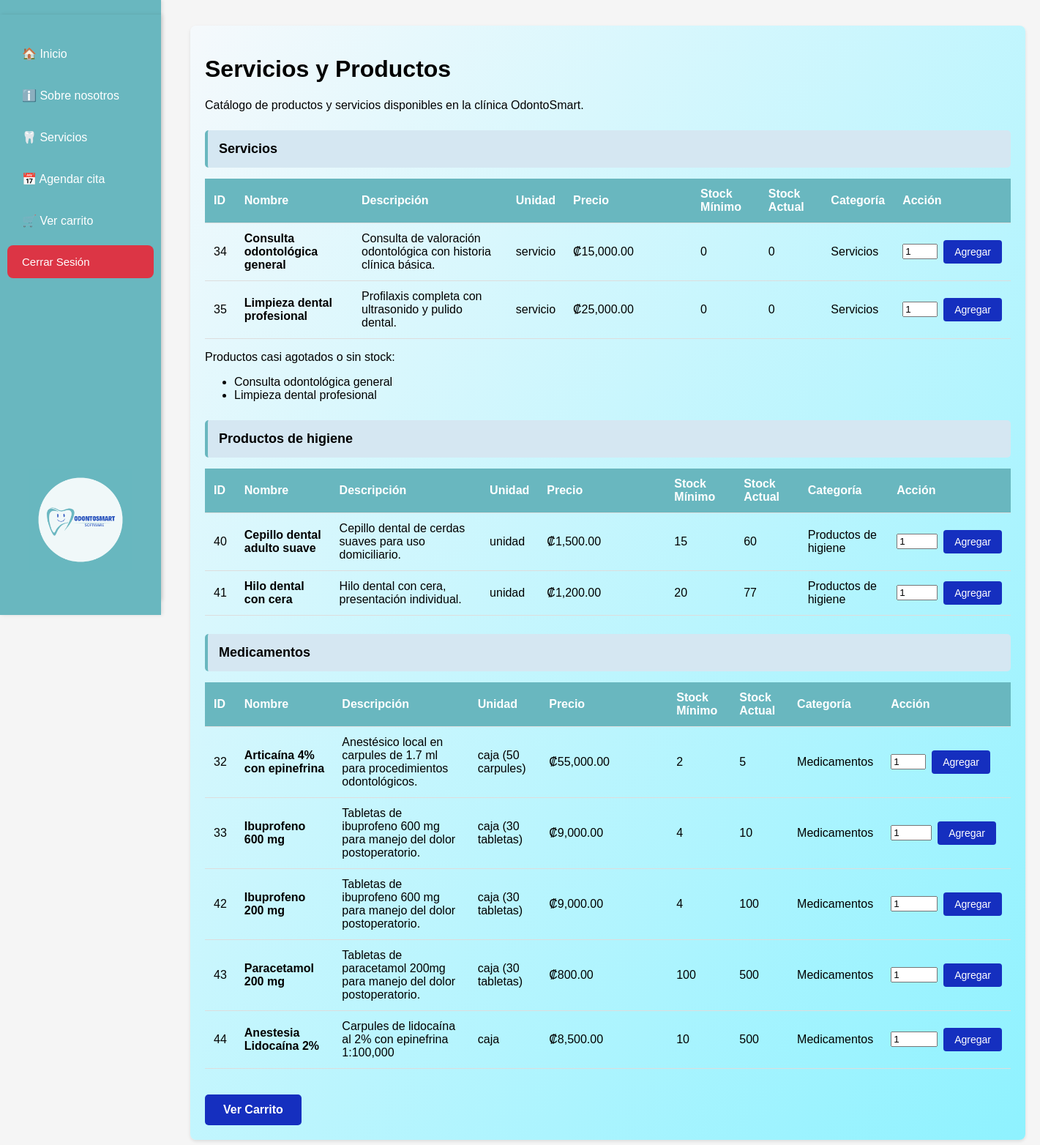
The page /modulos/ventas/servicios.php (signed in) on the database as committed earlier.
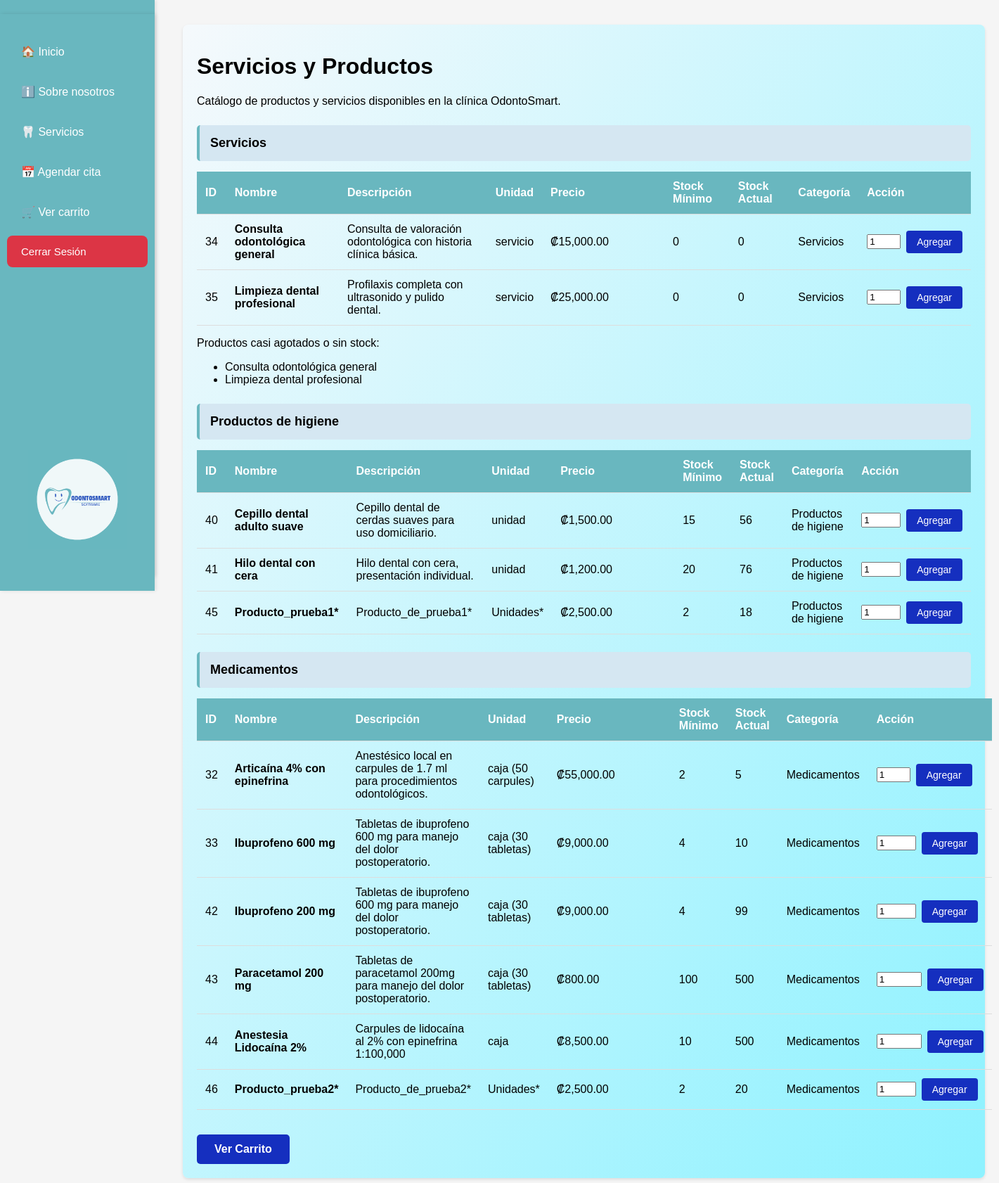
The same page on the database as committed later.
### tables this page shows
CREATE TABLE `productos` (
  `id_producto` int NOT NULL,
  `nombre` varchar(150) NOT NULL,
  `descripcion` text,
  `unidad` varchar(100) DEFAULT NULL,
  `id_categoria` int DEFAULT NULL,
  `precio` decimal(10,2) NOT NULL,
  `costo_unidad` decimal(10,2) DEFAULT NULL,
  `stock_total` int NOT NULL,
  `stock_minimo` int DEFAULT '0',
  `fecha_creacion` datetime DEFAULT CURRENT_TIMESTAMP,
  `actualizado_en` timestamp NULL DEFAULT CURRENT_TIMESTAMP ON UPDATE CURRENT_TIMESTAMP,
  `fecha_caducidad` date DEFAULT NULL,
  `estado` enum('activo','inactivo') DEFAULT 'activo',
  `descuento` decimal(5,2) DEFAULT '0.00'
);

CREATE TABLE `categoria_productos` (
  `id_categoria` int NOT NULL,
  `nombre` varchar(100) NOT NULL,
  `descripcion` text
);

### modulos/ventas/servicios.php (the view, shortened to what this page needs)
<?php
include '../../config/conexion.php';
function mostrarCategoria($conn, $categoriaNombre)
{
    echo "<div class='categoria-titulo'>{$categoriaNombre}</div>";
    $sql = "
        SELECT
            p.id_producto,
            p.nombre,
            p.descripcion,
            p.unidad,
            p.id_categoria,
            p.precio,
            p.stock_total,
            p.stock_minimo,
            p.fecha_creacion,
            p.actualizado_en,
            p.estado,
            c.nombre AS categoria
        FROM productos p
        JOIN categoria_productos c
            ON p.id_categoria = c.id_categoria
        WHERE c.nombre = ?
    ";
    $stmt = $conn->prepare($sql);
    $stmt->bind_param("s", $categoriaNombre);
    $stmt->execute();
    $result = $stmt->get_result();
    $productosAgotados = [];
    echo "
    <table>
        <thead>
            <tr>
                <th>ID</th>
                <th>Nombre</th>
                <th>Descripción</th>
                <th>Unidad</th>
                <th>Precio</th>
                <th>Stock Mínimo</th>
                <th>Stock Actual</th>
                <th>Categoría</th>
                <th>Acción</th>
            </tr>
        </thead>
        <tbody>
    ";
    while ($row = $result->fetch_assoc()) {
        if ($row['stock_total'] <= $row['stock_minimo']) {
            $productosAgotados[] = $row['nombre'];
        }
        $tiene_promocion = !empty($row['id_promocion']);
        $precio_mostrar  = $tiene_promocion
            ? $row['precio_con_descuento']
            : $row['precio'];
        echo "
        <tr>
            <td>{$row['id_producto']}</td>
            <td>
                <strong>{$row['nombre']}</strong>";
        echo "
            </td>
            <td>{$row['descripcion']}</td>
            <td>{$row['unidad']}</td>
            <td class='precio-cell'>";
        if ($tiene_promocion) {
            echo "
                <span class='precio-original'>₡" . number_format($row['precio'], 2) . "</span><br>
                <span class='precio-promo'>₡" . number_format($precio_mostrar, 2) . "</span>
            ";
            if ($row['tipo_descuento'] === 'porcentaje') {
                echo " <span class='descuento-badge'>-{$row['valor_descuento']}%</span>";
            } else {
                echo " <span class='descuento-badge'>-₡" .
                     number_format($row['valor_descuento'], 0) .
                     "</span>";
            }
        } else {
            echo "₡" . number_format($row['precio'], 2);
        }
        echo "
            </td>
            <td>{$row['stock_minimo']}</td>
            <td>{$row['stock_total']}</td>
            <td>{$row['categoria']}</td>
            <td>
                <form action='agregar_carrito.php'
                      method='POST'
                      style='display:flex; gap:8px; align-items:center;'>
                    <input type='hidden'
                           name='id_producto'
                           value='{$row['id_producto']}'>
                    <input type='number'
                           name='cantidad'
                           value='1'
                           min='1'
                           max='{$row['stock_total']}'
                           required>
                    <button type='submit' class='agregar-btn'>
                        Agregar
                    </button>
                </form>
            </td>
        </tr>
        ";
    }
    echo "</tbody></table>";
    if (!empty($productosAgotados)) {
        echo "<p class='stock-alert'>Productos casi agotados o sin stock:</p><ul>";
        foreach ($productosAgotados as $p) {
            echo "<li>{$p}</li>";
        }
        echo "</ul>";
    }
}
?>
<!DOCTYPE html>
<html lang="es">
<head>
    <link rel="stylesheet" href="../../assets/css/servicios.css">
</head>
<body>
<div class="navbar">
    <?php include '../../views/navbar.php'; ?>
    <img src="../../assets/img/odonto1.png" class="logo-navbar" alt="OdontoSmart">
</div>
<div class="content">
    <div class="seccion">
        <h1>Servicios y Productos</h1>
        <p>
            Catálogo de productos y servicios disponibles en la clínica OdontoSmart.
        </p>
        <?php
        try {
            mostrarCategoria($conn, 'Servicios');
            mostrarCategoria($conn, 'Productos de higiene');
            mostrarCategoria($conn, 'Medicamentos');
        } catch (Throwable $e) {
            try {
                if ($conn && method_exists($conn, 'in_transaction') && $conn->in_transaction()) {
                    $conn->rollback();
                }
            } catch (Throwable $ignore) {}
            try {
                $conn->close();
                include '../../config/conexion.php';
                $id_usuario = $_SESSION['user']['id_usuario'] ?? null;
                $accion = 'SERVICE_ERROR';
                $modulo = 'servicios';
                $ip = $_SERVER['REMOTE_ADDR'] ?? 'UNKNOWN';
                $ua = $_SERVER['HTTP_USER_AGENT'] ?? 'UNKNOWN';
                $detalle = $e->getMessage();
                $log = $conn->prepare(
                    "CALL SP_USUARIO_BITACORA(?, ?, ?, ?, ?, ?)"
                );
                if ($log) {
                    $log->bind_param(
                        "isssss",
                        $id_usuario,
                        $accion,
                        $modulo,
                        $ip,
                        $ua,
                        $detalle
                    );
                    $log->execute();
                    $log->close();
                }
                $conn->close();
            } catch (Throwable $logError) {
                error_log($logError->getMessage());
            }
            echo "<p class='error-msg'>Error al cargar los servicios.</p>";
        }
        ?>
        <a href="carrito.php">
            <button class='btn-ver-carrito'>Ver Carrito</button>
        </a>
    </div>
</div>
</body>
</html>

### views/navbar.php (shortened to what this page needs)
<?php
$rol      = $_SESSION['user']['role']     ?? null;
$permisos = $_SESSION['user']['permisos'] ?? [];
$permisosPorRol = [
    'Cliente' => [
        'ver_info_clinica',
        'ver_servicios',
        'agendar_cita',
        'ir_a_pagar',
    ],
    'Administrador' => [
        'ver_info_clinica',
        'ver_servicios',
        'ir_a_pagar',
        'ver_inventario',
        'control_inventario',
        'gestion_usuarios',
        'ver_historial_ventas',
        'gestion_citas',
    ],
    'Médico' => [
        'ver_info_clinica',
        'ver_inventario',
        'gestion_citas',
    ],
    'Recepcionista' => [
        'ver_info_clinica',
        'ver_inventario',
        'gestion_citas',
    ],
];
if (isset($permisosPorRol[$rol])) {
    $permisos = $permisosPorRol[$rol];
}
function tienePermiso(string $permiso, array $permisos): bool {
    return in_array($permiso, $permisos);
}
?>
<div class="navbar">
    <?php
    echo '<a href="/odontosmart/public/home.php"> 🏠 Inicio</a>';
    if (tienePermiso('ver_info_clinica', $permisos)) {
        echo '<a href="/odontosmart/public/info_clinica.php"> ℹ️ Sobre nosotros</a>';
    }
    if (tienePermiso('ver_servicios', $permisos)) {
        echo '<a href="/odontosmart/modulos/ventas/servicios.php"> 🦷 Servicios</a>';
    }
    if (tienePermiso('agendar_cita', $permisos)) {
        echo '<a href="/odontosmart/modulos/citas/agendar_cita.php"> 📅 Agendar cita</a>';
    }
    if (tienePermiso('ir_a_pagar', $permisos)) {
        echo '<a href="/odontosmart/modulos/ventas/carrito.php">🛒 Ver carrito</a>';
    }
    ?>
<a href="/odontosmart/auth/cerrar_sesion.php" class="btn-logout">Cerrar Sesión</a>
</div>

### assets/css/servicios.css (style rules this page uses)
body { font-family: Arial, sans-serif; margin: 0; padding: 0; background: #f5f5f5; }
.navbar { width: 220px; background-color: #69B7BF; height: 100vh; padding-top: 20px; position: fixed; box-shadow: 2px 0 5px rgba(0,0,0,0.1); transition: width 0.3s ease; }
.navbar a { display: block; color: #fff; padding: 14px 20px; text-decoration: none; margin: 10px; border-radius: 8px; transition: background 0.3s, transform 0.2s; }
.content { margin-left: 240px; padding: 20px; }
.seccion { background: linear-gradient(to bottom right, #f5f9fc, #8ef2ffff); padding: 20px; margin: 15px 0; border-radius: 8px; box-shadow: 0 2px 4px rgba(0,0,0,0.1); }
table { width: 100%; border-collapse: collapse; margin: 15px 0; }
th, td { padding: 12px; text-align: left; border-bottom: 1px solid #ddd; }
th { background: #69B7BF; color: white; }
.categoria-titulo { background: #D5E7F2; padding: 15px; margin: 25px 0 10px 0; border-radius: 5px; font-size: 18px; font-weight: bold; border-left: 4px solid #69B7BF; }
.logo-navbar { position: absolute; bottom: 40px; left: 50%; transform: translateX(-50%); width: 140px; opacity: 0.9; transition: transform 0.3s; }
.agregar-btn { background-color: #152fbf; color: white; border: none; padding: 8px 15px; border-radius: 4px; cursor: pointer; font-size: 14px; transition: background 0.3s; }
.btn-ver-carrito { background-color: #152FBF; color: white; border: none; padding: 12px 25px; border-radius: 5px; cursor: pointer; font-size: 16px; font-weight: bold; margin-top: 20px; display: inline-block; transition: background 0.3s; }
.precio-cell { min-width: 150px; }

### views/navbar.php (style rules this page uses)
.btn-logout { margin-top: 50px; margin-left: 50px; background: #dc3545; padding: 6px 12px; font-size: 15px; border-radius: 5px; display: inline-block; color: white; text-decoration: none; }

Rows that differ between the two databases and show on the page:
changed productos "Cepillo dental adulto suave": stock_total "60" → "56"
changed productos "Hilo dental con cera": stock_total "77" → "76"
added productos: id_producto "45", nombre "Producto_prueba1*", descripcion "Producto_de_prueba1*", unidad "Unidades*", precio "2,500.00", stock_minimo "2", stock_total "18", id_categoria.nombre "Productos de higiene"
changed productos "Ibuprofeno 200 mg": stock_total "100" → "99"
added productos: id_producto "46", nombre "Producto_prueba2*", descripcion "Producto_de_prueba2*", unidad "Unidades*", precio "2,500.00", stock_minimo "2", stock_total "20", id_categoria.nombre "Medicamentos"
